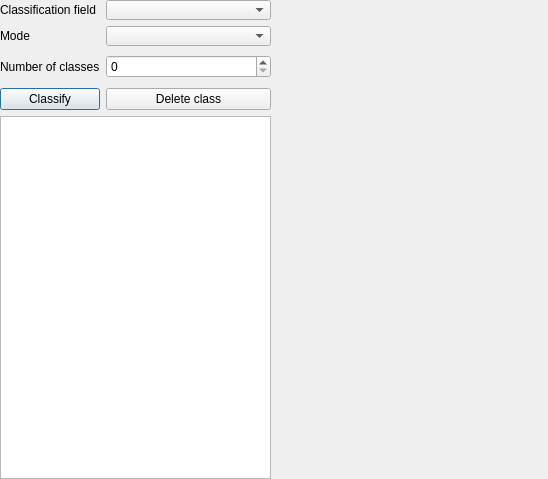
<?xml version="1.0" encoding="UTF-8"?>
<ui version="4.0">
 <class>QgsGraduatedSymbolDialogBase</class>
 <widget class="QDialog" name="QgsGraduatedSymbolDialogBase">
  <property name="geometry">
   <rect>
    <x>0</x>
    <y>0</y>
    <width>548</width>
    <height>479</height>
   </rect>
  </property>
  <property name="minimumSize">
   <size>
    <width>300</width>
    <height>100</height>
   </size>
  </property>
  <property name="maximumSize">
   <size>
    <width>32767</width>
    <height>32767</height>
   </size>
  </property>
  <property name="windowTitle">
   <string>graduated Symbol</string>
  </property>
  <layout class="QGridLayout" name="gridLayout_2">
   <property name="margin">
    <number>0</number>
   </property>
   <item row="0" column="0">
    <layout class="QHBoxLayout" name="horizontalLayout">
     <item>
      <layout class="QGridLayout" name="gridLayout">
       <item row="0" column="0">
        <widget class="QLabel" name="classvarlabel">
         <property name="sizePolicy">
          <sizepolicy hsizetype="Minimum" vsizetype="Preferred">
           <horstretch>0</horstretch>
           <verstretch>0</verstretch>
          </sizepolicy>
         </property>
         <property name="minimumSize">
          <size>
           <width>0</width>
           <height>20</height>
          </size>
         </property>
         <property name="text">
          <string>Classification field</string>
         </property>
         <property name="alignment">
          <set>Qt::AlignLeading|Qt::AlignLeft|Qt::AlignVCenter</set>
         </property>
        </widget>
       </item>
       <item row="0" column="1">
        <widget class="QComboBox" name="classificationComboBox">
         <property name="sizePolicy">
          <sizepolicy hsizetype="Expanding" vsizetype="Fixed">
           <horstretch>0</horstretch>
           <verstretch>0</verstretch>
          </sizepolicy>
         </property>
         <property name="minimumSize">
          <size>
           <width>0</width>
           <height>20</height>
          </size>
         </property>
        </widget>
       </item>
       <item row="1" column="0">
        <widget class="QLabel" name="modelabel">
         <property name="sizePolicy">
          <sizepolicy hsizetype="Minimum" vsizetype="Preferred">
           <horstretch>0</horstretch>
           <verstretch>0</verstretch>
          </sizepolicy>
         </property>
         <property name="minimumSize">
          <size>
           <width>0</width>
           <height>20</height>
          </size>
         </property>
         <property name="text">
          <string>Mode</string>
         </property>
         <property name="alignment">
          <set>Qt::AlignLeading|Qt::AlignLeft|Qt::AlignVCenter</set>
         </property>
        </widget>
       </item>
       <item row="1" column="1">
        <widget class="QComboBox" name="modeComboBox">
         <property name="sizePolicy">
          <sizepolicy hsizetype="Expanding" vsizetype="Fixed">
           <horstretch>0</horstretch>
           <verstretch>0</verstretch>
          </sizepolicy>
         </property>
         <property name="minimumSize">
          <size>
           <width>0</width>
           <height>20</height>
          </size>
         </property>
        </widget>
       </item>
       <item row="2" column="0">
        <widget class="QLabel" name="numberofclasseslabel">
         <property name="sizePolicy">
          <sizepolicy hsizetype="Minimum" vsizetype="Preferred">
           <horstretch>0</horstretch>
           <verstretch>0</verstretch>
          </sizepolicy>
         </property>
         <property name="minimumSize">
          <size>
           <width>0</width>
           <height>30</height>
          </size>
         </property>
         <property name="text">
          <string>Number of classes</string>
         </property>
         <property name="alignment">
          <set>Qt::AlignLeading|Qt::AlignLeft|Qt::AlignVCenter</set>
         </property>
        </widget>
       </item>
       <item row="2" column="1">
        <widget class="QSpinBox" name="numberofclassesspinbox">
         <property name="sizePolicy">
          <sizepolicy hsizetype="Expanding" vsizetype="Fixed">
           <horstretch>0</horstretch>
           <verstretch>0</verstretch>
          </sizepolicy>
         </property>
         <property name="minimumSize">
          <size>
           <width>0</width>
           <height>20</height>
          </size>
         </property>
        </widget>
       </item>
       <item row="3" column="0">
        <widget class="QPushButton" name="mClassifyButton">
         <property name="sizePolicy">
          <sizepolicy hsizetype="Minimum" vsizetype="Fixed">
           <horstretch>0</horstretch>
           <verstretch>0</verstretch>
          </sizepolicy>
         </property>
         <property name="text">
          <string>Classify</string>
         </property>
        </widget>
       </item>
       <item row="3" column="1">
        <widget class="QPushButton" name="mDeleteClassButton">
         <property name="text">
          <string>Delete class</string>
         </property>
        </widget>
       </item>
      </layout>
     </item>
    </layout>
   </item>
   <item row="0" column="1" rowspan="2">
    <widget class="QStackedWidget" name="mSymbolWidgetStack">
     <property name="sizePolicy">
      <sizepolicy hsizetype="Expanding" vsizetype="Preferred">
       <horstretch>0</horstretch>
       <verstretch>0</verstretch>
      </sizepolicy>
     </property>
     <property name="currentIndex">
      <number>0</number>
     </property>
     <widget class="QWidget" name="page"/>
     <widget class="QWidget" name="page_2"/>
    </widget>
   </item>
   <item row="1" column="0">
    <widget class="QListWidget" name="mClassListWidget">
     <property name="sizePolicy">
      <sizepolicy hsizetype="Minimum" vsizetype="Expanding">
       <horstretch>0</horstretch>
       <verstretch>0</verstretch>
      </sizepolicy>
     </property>
    </widget>
   </item>
  </layout>
 </widget>
 <layoutdefault spacing="6" margin="11"/>
 <tabstops>
  <tabstop>classificationComboBox</tabstop>
  <tabstop>modeComboBox</tabstop>
  <tabstop>numberofclassesspinbox</tabstop>
  <tabstop>mClassifyButton</tabstop>
  <tabstop>mDeleteClassButton</tabstop>
 </tabstops>
 <resources/>
 <connections/>
</ui>
